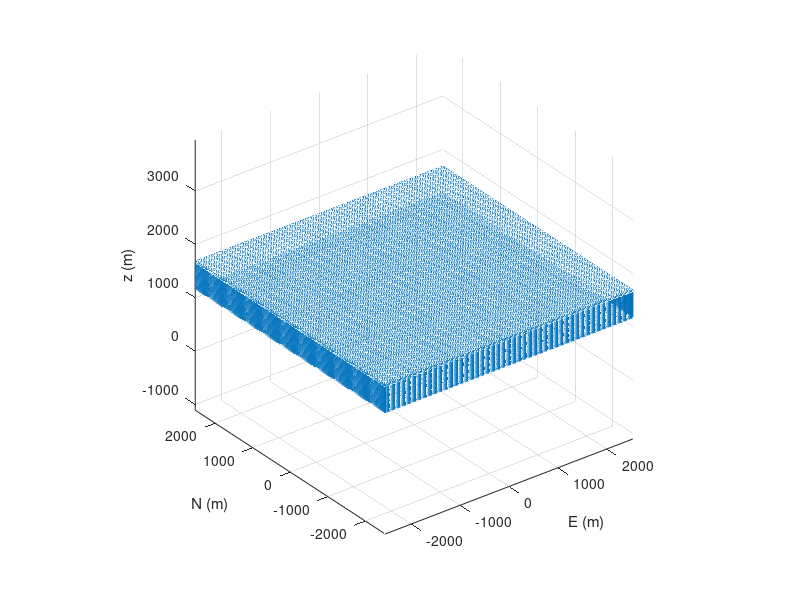

The MATLAB script that drew this image:
clear all
%%Massimo Nespoli May 2021
%%% the script generates the distribution of single forces in compatible
%%% format for edcmp_sf.inp
%%% please notice that in this script x is East direction y North
%%%%%%%%%%INPUT%%%%%%%%%%%%
LE= 2525*2;                 % length E (m)
LN= 2525*2;                 % length N (m)
Num_el_E=200;               % Num of sf along E
Num_el_N=200;               % Num of sf along N
m= 51;                      % number of elements on depth
width=500 ;                 % width (m)
center=1425;                % center depth (m)
Vp=2434.3;                  % Vp (m/s)
Vs=1490.7;                  % Vs (m/s)
e0=0.001;                   % potency
rho=2700;                   % Density (kg/m^3)
%%%%%%%%%%%%%%%%%%%%%%%%%%%%%%%
tdepth=center-width/2;                 % top depth (m)
bdepth=center+width/2;               % bottom depth (m)
K=rho*(Vp^2-4/3*Vs^2);
Pressioneass=3*K*e0;
count=0;

%%%upper face
for x=-LE/2:LE/Num_el_E:LE/2
    for y=-LN/2:LN/Num_el_N:LN/2
count=count+1;
number(count)=count;
xQ(count)=x;
yQ(count)=y;
zQ(count)=tdepth;
azimuth(count)=1;
inclination(count)=180;
    end
end


dS(1:count)=LE*LN/count;

%%%bottom face
for x=-LE/2:LE/Num_el_E:LE/2
    for y=-LN/2:LN/Num_el_N:LN/2
count=count+1;
number(count)=count;
xQ(count)=x;
yQ(count)=y;
zQ(count)=bdepth;
azimuth(count)=1;
inclination(count)=0;
    end
end
dS(end+1:count)=dS;

%lateral x left
count2=0;
for z=tdepth:(bdepth-tdepth)/m:bdepth
    for y=-LN/2:LN/Num_el_N:LN/2
        count2=count2+1;
count=count+1;
number(count)=count;
xQ(count)=-LE/2;
yQ(count)=y;
zQ(count)=z;
azimuth(count)=180;
inclination(count)=90;
    end
end

dS(end+1:end+count2)=LN*width/count2;

%lateral x right
for z=tdepth:(bdepth-tdepth)/m:bdepth
    for y=-LN/2:LN/Num_el_N:LN/2
count=count+1;
number(count)=count;
xQ(count)=LE/2;
yQ(count)=y;
zQ(count)=z;
azimuth(count)=0;
inclination(count)=90;
    end
end

dS(end+1:end+count2)=LN*width/count2;

%lateral near
count3=0;
for x=-LE/2:LE/Num_el_E:LE/2
    for z=tdepth:(bdepth-tdepth)/m:bdepth
        count3=count3+1;
count=count+1;
number(count)=count;
xQ(count)=x;
yQ(count)=-LN/2;
zQ(count)=z;
azimuth(count)=-90;
inclination(count)=90;
    end
end
dS(end+1:end+count3)=LE*width/count3;


%lateral far
for x=-LE/2:LE/Num_el_E:LE/2
    for z=tdepth:(bdepth-tdepth)/m:bdepth
count=count+1;
number(count)=count;
xQ(count)=x;
yQ(count)=LN/2;
zQ(count)=z;
azimuth(count)=90;
inclination(count)=90;
    end
end
dS(end+1:end+count3)=LE*width/count3;

%%%%% define pressure for points %%%%%%%%%%%%%
pressure(1:count)=Pressioneass;    % MPa
%%%% the two lasting elements of pressure are upper and lower faces
%%%% pressure

Forces=pressure.*dS;
xforces=Forces.*cosd(azimuth).*sind(inclination);
yforces=Forces.*sind(azimuth).*sind(inclination);
zforces=Forces.*cosd(inclination);

scatter3(xQ,yQ,zQ,1,'black');
hold on
quiver3(xQ,yQ,zQ,xforces,yforces,zforces);
axis equal

xlabel('E (m)');
ylabel('N (m)');
zlabel('z (m)');

%%%%%%%%%%%%% generate matrix for EDCMP_sf %%%%%%%%%%
% no  Slip  xs ys zs length width azimuth(to east) inclination(depth>0)

matrix=[number' Forces' yQ' xQ' zQ' azimuth'-360 inclination'];
dlmwrite('EDCMP_sf_input.txt',matrix,'delimiter','\t','precision',6)



